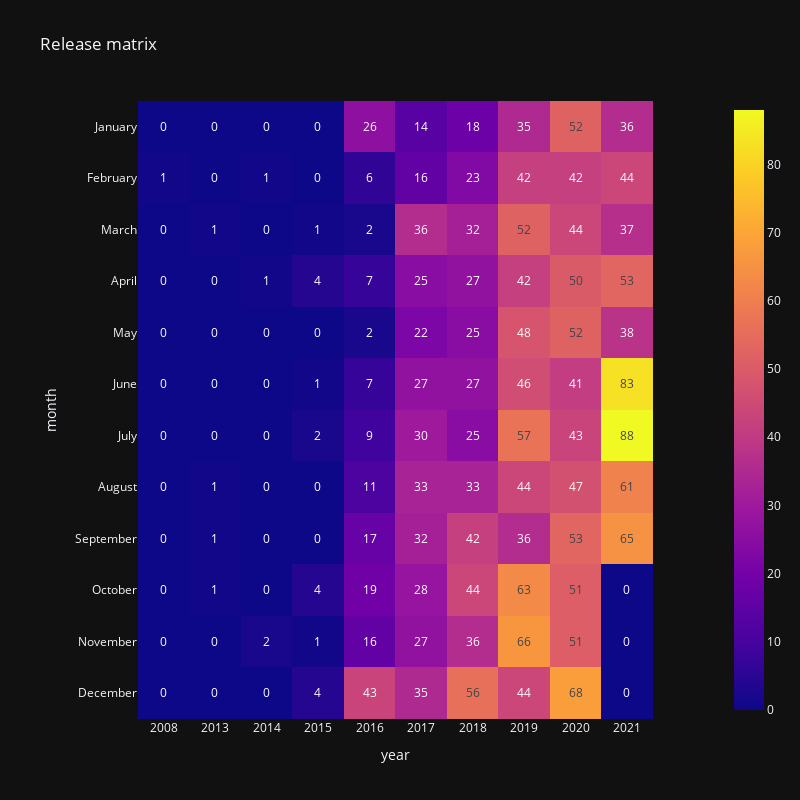

Notebook code cell kept with this figure:
### Code cell
fig = px.imshow(tv_shows_release_matrix, 
                template= "plotly_dark",
                text_auto=True,
                width = 800, height = 800, 
                title = 'Release matrix')
fig.show()

### Figure 1 — Plotly figure (JSON) as saved in the notebook; plotly's stock layout.template omitted (floating-point values rounded to 4 significant figures)
{"data": [{"coloraxis": "coloraxis", "hovertemplate": "year: %{x}<br>month: %{y}<br>color: %{z}<extra></extra>", "name": "0", "texttemplate": "%{z}", "type": "heatmap", "x": ["2008", "2013", "2014", "2015", "2016", "2017", "2018", "2019", "2020", "2021"], "xaxis": "x", "y": ["January", "February", "March", "April", "May", "June", "July", "August", "September", "October", "November", "December"], "yaxis": "y", "z": [[0, 0, 0, 0, 26, 14, 18, 35, 52, 36], [1, 0, 1, 0, 6, 16, 23, 42, 42, 44], [0, 1, 0, 1, 2, 36, 32, 52, 44, 37], [0, 0, 1, 4, 7, 25, 27, 42, 50, 53], [0, 0, 0, 0, 2, 22, 25, 48, 52, 38], [0, 0, 0, 1, 7, 27, 27, 46, 41, 83], [0, 0, 0, 2, 9, 30, 25, 57, 43, 88], [0, 1, 0, 0, 11, 33, 33, 44, 47, 61], [0, 1, 0, 0, 17, 32, 42, 36, 53, 65], [0, 1, 0, 4, 19, 28, 44, 63, 51, 0], [0, 0, 2, 1, 16, 27, 36, 66, 51, 0], [0, 0, 0, 4, 43, 35, 56, 44, 68, 0]]}], "layout": {"coloraxis": {"colorscale": [[0, "#0d0887"], [0.1111, "#46039f"], [0.2222, "#7201a8"], [0.3333, "#9c179e"], [0.4444, "#bd3786"], [0.5556, "#d8576b"], [0.6667, "#ed7953"], [0.7778, "#fb9f3a"], [0.8889, "#fdca26"], [1, "#f0f921"]]}, "height": 800, "title": {"text": "Release matrix"}, "width": 800, "xaxis": {"anchor": "y", "autorange": true, "constrain": "domain", "domain": [0.09124, 0.9088], "range": [-0.5, 9.5], "scaleanchor": "y", "title": {"text": "year"}, "type": "category"}, "yaxis": {"anchor": "x", "autorange": true, "constrain": "domain", "domain": [0.001582, 0.9984], "range": [11.5, -0.5], "title": {"text": "month"}, "type": "category"}}}
